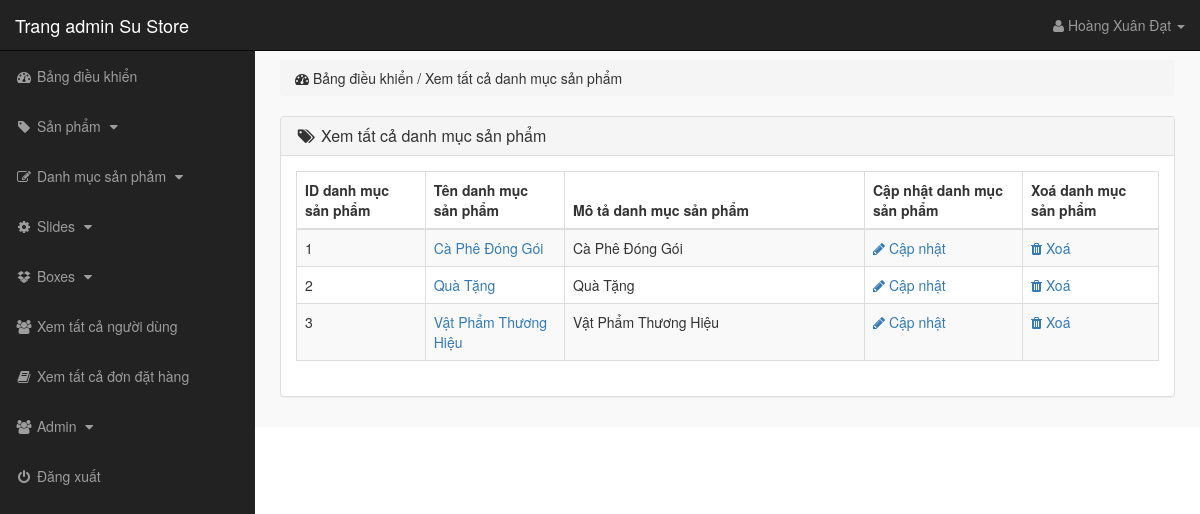
/admin_area/index.php?view_p_cats (signed in), run on the app's committed database.
### tables this page shows
CREATE TABLE `product_categories` (
  `p_cat_id` int(10) NOT NULL,
  `p_cat_title` text NOT NULL,
  `p_cat_desc` text NOT NULL
);

### admin_area/view_p_cats.php (the view)
<?php
    if(!isset($_SESSION['admin_username'])){
        echo "<script>window.open('login.php','_self')</script>";
    }else{
?>
<div class="row">
    <div class="col-lg-12">
        <ol class="breadcrumb">
            <li>
                <i class="fa fa-dashboard"></i> Bảng điều khiển / Xem tất cả danh mục sản phẩm
            </li>
        </ol>
    </div>
</div>
<div class="row">
    <div class="col-lg-12">
        <div class="panel panel-default">
            <div class="panel-heading">
                <h3 class="panel-title">
                    <i class="fa fa-tags fa-fw"></i> Xem tất cả danh mục sản phẩm
                </h3>
            </div>
            <div class="panel-body">
                <div class="table-responsive">
                    <table class="table table-hover table-striped table-bordered">
                        <thead>
                            <tr>
                                <th> ID danh mục sản phẩm </th>
                                <th> Tên danh mục sản phẩm </th>
                                <th> Mô tả danh mục sản phẩm </th>
                                <th> Cập nhật danh mục sản phẩm </th>
                                <th> Xoá danh mục sản phẩm </th>
                            </tr>
                        </thead>
                        <tbody>
                            <?php
                                $i=0;
                                $get_p_cats = "select * from product_categories";
                                $run_p_cats = mysqli_query($con,$get_p_cats);
                                while($row_p_cats=mysqli_fetch_array($run_p_cats)){
                                    $p_cat_id = $row_p_cats['p_cat_id'];
                                    $p_cat_title = $row_p_cats['p_cat_title'];
                                    $p_cat_desc = $row_p_cats['p_cat_desc'];
                                    $i++;
                            ?>
                            <tr>
                                <td> <?php echo $i; ?> </td>
                                <td> <a href="../shop.php?p_cat=<?php echo $p_cat_id; ?>" target="_blank" ><?php echo $p_cat_title; ?></a> </td>
                                <td width="300"> <?php echo $p_cat_desc; ?> </td>
                                <td>
                                    <a href="index.php?edit_p_cat= <?php echo $p_cat_id; ?> ">
                                        <i class="fa fa-pencil"></i> Cập nhật
                                    </a>
                                </td>
                                <td>
                                    <a href="index.php?delete_p_cat= <?php echo $p_cat_id; ?> ">
                                        <i class="fa fa-trash"></i> Xoá
                                    </a>
                                </td>
                            </tr>
                            <?php } ?>
                        </tbody>
                    </table>
                </div>
            </div>
        </div>
    </div>
</div>
<?php } ?>

### admin_area/includes/sidebar.php (shortened to what this page needs)
<?php
    if(!isset($_SESSION['admin_username'])){
        echo "<script>window.open('login.php','_self')</script>";
    }else{
?>
<nav class="navbar navbar-inverse navbar-fixed-top">
    <div class="navbar-header">
        <a href="index.php?dashboard" class="navbar-brand">Trang admin Su Store</a>
    </div>
    <ul class="nav navbar-right top-nav">
        <li class="dropdown">
            <a href="#" class="dropdown-toggle" data-toggle="dropdown">
                <i class="fa fa-user"></i> <?php echo $admin_name;  ?> <b class="caret"></b>
            </a>
        </li>
    </ul>
    <div class="collapse navbar-collapse navbar-ex1-collapse">
        <ul class="nav navbar-nav side-nav">
            <li>
                <a href="index.php?dashboard">
                        <i class="fa fa-fw fa-dashboard"></i> Bảng điều khiển
                </a>
            </li>
            <li>
                <a href="#" data-toggle="collapse" data-target="#products">
                        <i class="fa fa-fw fa-tag"></i> Sản phẩm
                        <i class="fa fa-fw fa-caret-down"></i>
                </a>
            </li>
            <li>
                <a href="#" data-toggle="collapse" data-target="#p_cat">
                        <i class="fa fa-fw fa-edit"></i> Danh mục sản phảm
                        <i class="fa fa-fw fa-caret-down"></i>
                </a>
            </li>
            <li>
                <a href="#" data-toggle="collapse" data-target="#slides">
                        <i class="fa fa-fw fa-gear"></i> Slides
                        <i class="fa fa-fw fa-caret-down"></i>
                </a>
            </li>
            <li>
                <a href="#" data-toggle="collapse" data-target="#boxes">
                        <i class="fa fa-fw fa-dropbox"></i> Boxes
                        <i class="fa fa-fw fa-caret-down"></i>
                </a>
            </li>
            <li>
                <a href="index.php?view_customers">
                    <i class="fa fa-fw fa-users"></i> Xem tất cả người dùng
                </a>
            </li>
            <li>
                <a href="index.php?view_orders">
                    <i class="fa fa-fw fa-book"></i> Xem tất cả đơn đặt hàng
                </a>
            </li>
            <li>
                <a href="#" data-toggle="collapse" data-target="#users">
                        <i class="fa fa-fw fa-users"></i> Admin
                        <i class="fa fa-fw fa-caret-down"></i>
                </a>
            </li>
            <li>
                <a href="logout.php">
                    <i class="fa fa-fw fa-power-off"></i> Đăng xuất
                </a>
            </li>
        </ul>
    </div>
</nav>
<?php } ?>

### admin_area/css/style.css (style rules this page uses)
body { margin-top: 100px; }
@media (min-width: 768px) { body { margin-top: 50px; } }
.top-nav>li { float: left; display: inline-block; }
.top-nav>li>a { color: #999999; line-height: 20px; padding-top: 15px; padding-bottom: 15px; padding-right: 30px; }
@media (min-width: 768px) { .side-nav { position: fixed; top: 51px; bottom: 0; width: 255px; overflow-y: auto; overflow-x: hidden; background-color: #222222; padding-bottom: 40px; border-radius: 0; } }
@media (min-width: 768px) { .side-nav>li>a { width: 255px; } }
.panel-body { border-radius: 5px; }

### data on the page
product_categories: p_cat_title "Cà Phê Đóng Gói", p_cat_desc "Cà Phê Đóng Gói"
product_categories: p_cat_title "Quà Tặng", p_cat_desc "Quà Tặng"
product_categories: p_cat_title "Vật Phẩm Thương Hiệu", p_cat_desc "Vật Phẩm Thương Hiệu"

### other printed values
$admin_name "Hoàng Xuân Đạt"
